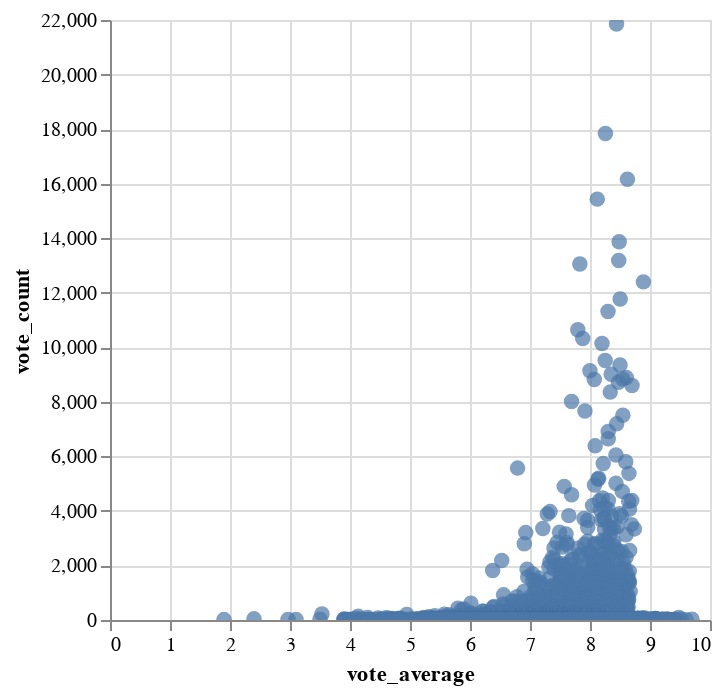

Source (notebook cell):
### Code cell
# Explore trends in TV show popularity based on vote count and average.
alt.Chart(tvseries_df.head(5000)).mark_circle(size=60).encode(
    x='vote_average',
    y='vote_count',
    # color='Origin',
    tooltip=['name', 'vote_count', 'vote_average']
).interactive()
# .properties(
#     width=1000,
#     height=600
# ).interactive()

### Figure 1 — Vega specification as saved in the notebook (floating-point values rounded to 4 significant figures; data arrays with more than 128 entries replaced by an {"elided": "..."} marker saying what was removed)
{"$schema": "https://vega.github.io/schema/vega/v5.json", "data": [{"name": "param_1_store"}, {"name": "source_0", "values": {"elided": "5000 records"}}, {"name": "source_0_x_domain_vote_average", "values": [{"min": 1.9, "max": 9.7}]}, {"name": "source_0_y_domain_vote_count", "values": [{"min": 12, "max": 21857}]}], "signals": [{"name": "unit", "value": {}, "on": [{"events": "pointermove", "update": "isTuple(group()) ? group() : unit"}]}, {"name": "param_1", "update": "vlSelectionResolve(\"param_1_store\", \"union\")"}, {"name": "param_1_vote_average", "on": [{"events": [{"source": "view", "type": "dblclick"}], "update": "null"}, {"events": {"signal": "param_1_translate_delta"}, "update": "panLinear(param_1_translate_anchor.extent_x, -param_1_translate_delta.x / width)"}, {"events": {"signal": "param_1_zoom_delta"}, "update": "zoomLinear(domain(\"x\"), param_1_zoom_anchor.x, param_1_zoom_delta)"}]}, {"name": "param_1_vote_count", "on": [{"events": [{"source": "view", "type": "dblclick"}], "update": "null"}, {"events": {"signal": "param_1_translate_delta"}, "update": "panLinear(param_1_translate_anchor.extent_y, param_1_translate_delta.y / height)"}, {"events": {"signal": "param_1_zoom_delta"}, "update": "zoomLinear(domain(\"y\"), param_1_zoom_anchor.y, param_1_zoom_delta)"}]}, {"name": "param_1_tuple", "on": [{"events": [{"signal": "param_1_vote_average || param_1_vote_count"}], "update": "param_1_vote_average && param_1_vote_count ? {unit: \"\", fields: param_1_tuple_fields, values: [param_1_vote_average,param_1_vote_count]} : null"}]}, {"name": "param_1_tuple_fields", "value": [{"field": "vote_average", "channel": "x", "type": "R"}, {"field": "vote_count", "channel": "y", "type": "R"}]}, {"name": "param_1_translate_anchor", "value": {}, "on": [{"events": [{"source": "scope", "type": "pointerdown"}], "update": "{x: x(unit), y: y(unit), extent_x: domain(\"x\"), extent_y: domain(\"y\")}"}]}, {"name": "param_1_translate_delta", "value": {}, "on": [{"events": [{"source": "window", "between": [{"source": "scope", "type": "pointerdown"}, {"source": "window", "type": "pointerup"}], "consume": true, "type": "pointermove"}], "update": "{x: param_1_translate_anchor.x - x(unit), y: param_1_translate_anchor.y - y(unit)}"}]}, {"name": "param_1_zoom_anchor", "on": [{"events": [{"source": "scope", "type": "wheel", "consume": true}], "update": "{x: invert(\"x\", x(unit)), y: invert(\"y\", y(unit))}"}]}, {"name": "param_1_zoom_delta", "on": [{"events": [{"source": "scope", "consume": true, "type": "wheel"}], "update": "pow(1.001, event.deltaY * pow(16, event.deltaMode))", "force": true}]}, {"name": "param_1_modify", "on": [{"events": {"signal": "param_1_tuple"}, "update": "modify(\"param_1_store\", param_1_tuple, true)"}]}], "marks": [{"type": "symbol", "name": "marks", "from": {"data": "source_0"}, "encode": {"update": {"description": {"signal": "\"vote_average: \" + (format(datum[\"vote_average\"], \"\")) + \"; vote_count: \" + (format(datum[\"vote_count\"], \"\")) + \"; name: \" + (isValid(datum[\"name\"]) ? datum[\"name\"] : \"\"+datum[\"name\"])"}, "opacity": {"value": 0.7}, "fill": {"value": "#4c78a8"}, "tooltip": {"signal": "{\"name\": isValid(datum[\"name\"]) ? datum[\"name\"] : \"\"+datum[\"name\"], \"vote_count\": format(datum[\"vote_count\"], \"\"), \"vote_average\": format(datum[\"vote_average\"], \"\")}"}, "x": {"field": "vote_average", "scale": "x"}, "size": {"value": 60}, "y": {"field": "vote_count", "scale": "y"}, "shape": {"value": "circle"}, "ariaRoleDescription": {"value": "circle"}}}, "clip": true, "interactive": true, "style": ["circle"]}], "scales": [{"name": "x", "type": "linear", "domain": [{"signal": "(data(\"source_0_x_domain_vote_average\")[0] || {}).min"}, {"signal": "(data(\"source_0_x_domain_vote_average\")[0] || {}).max"}], "range": [0, {"signal": "width"}], "domainRaw": {"signal": "param_1[\"vote_average\"]"}, "nice": true, "zero": true}, {"name": "y", "type": "linear", "domain": [{"signal": "(data(\"source_0_y_domain_vote_count\")[0] || {}).min"}, {"signal": "(data(\"source_0_y_domain_vote_count\")[0] || {}).max"}], "range": [{"signal": "height"}, 0], "domainRaw": {"signal": "param_1[\"vote_count\"]"}, "nice": true, "zero": true}], "axes": [{"scale": "x", "labels": false, "aria": false, "grid": true, "ticks": false, "orient": "bottom", "minExtent": 0, "zindex": 0, "maxExtent": 0, "tickCount": {"signal": "ceil(width/40)"}, "gridScale": "y", "domain": false}, {"scale": "y", "tickCount": {"signal": "ceil(height/40)"}, "gridScale": "x", "grid": true, "maxExtent": 0, "labels": false, "orient": "left", "domain": false, "aria": false, "minExtent": 0, "ticks": false, "zindex": 0}, {"scale": "x", "zindex": 0, "orient": "bottom", "labelFlush": true, "tickCount": {"signal": "ceil(width/40)"}, "title": "vote_average", "labelOverlap": true, "grid": false}, {"scale": "y", "tickCount": {"signal": "ceil(height/40)"}, "zindex": 0, "title": "vote_count", "grid": false, "labelOverlap": true, "orient": "left"}], "background": "white", "height": 300, "padding": 5, "width": 300, "style": "cell"}
